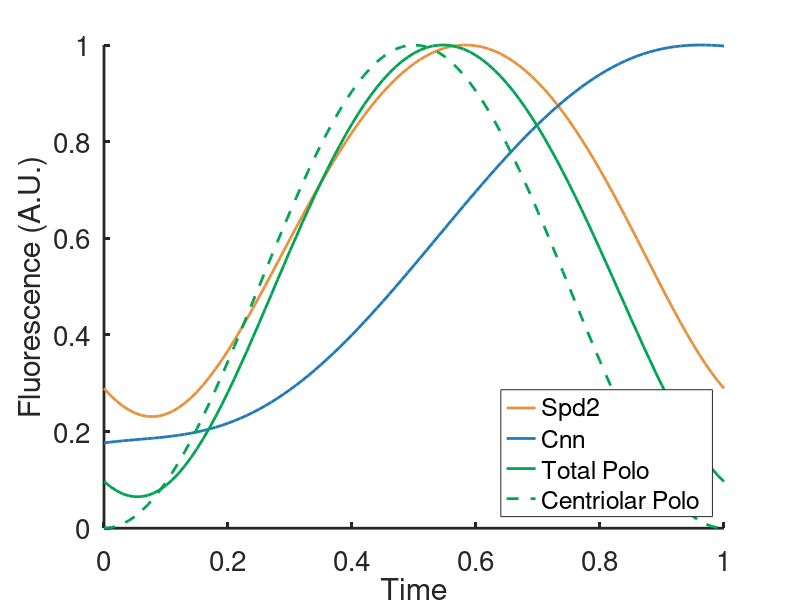
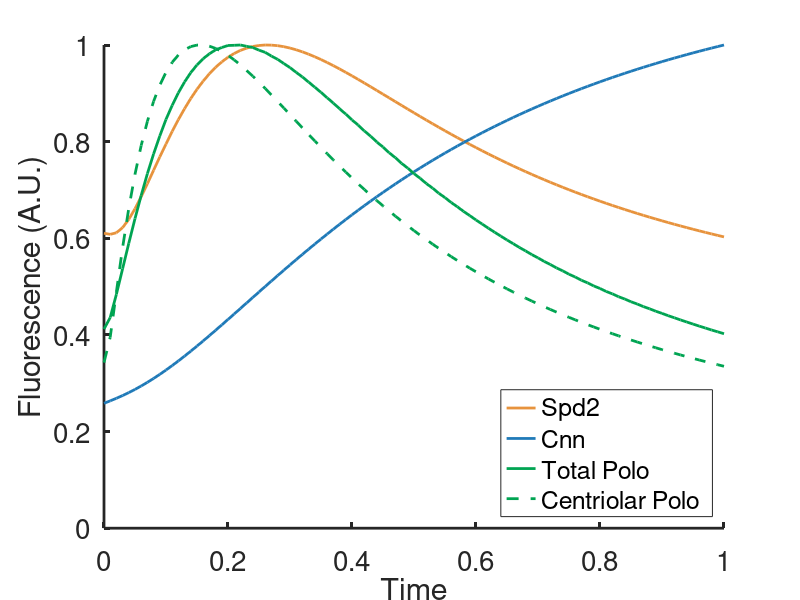
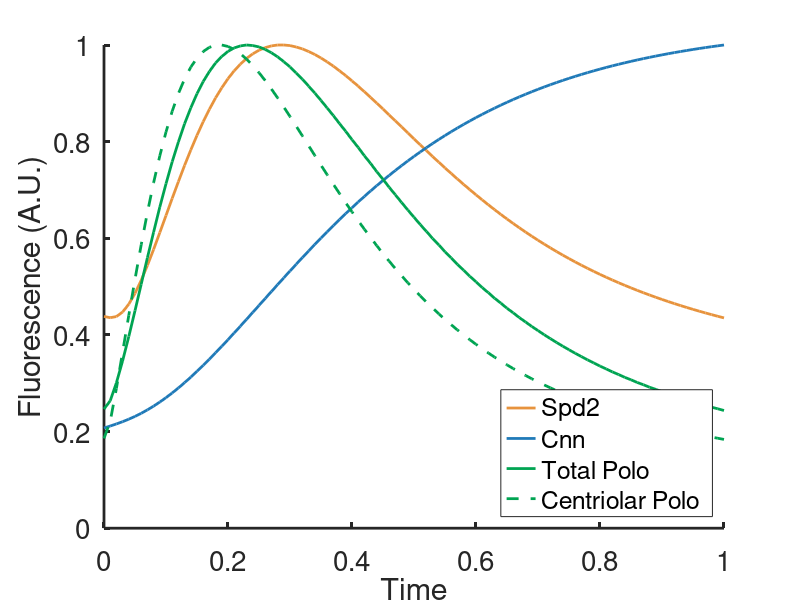
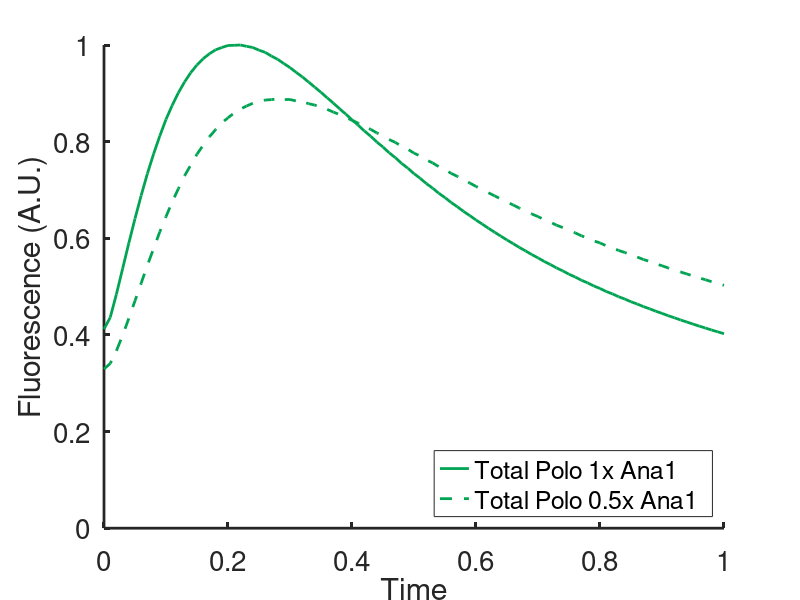

MATLAB code to generate these figures, in order:
function [] = singleCycleODE()
konR       = 10;
koffR      = 20;
konP       = 100;
koffP      = 50;
kcatP      = 20;
kdisP      = 10;
konS       = 20;
koffS      = 200;
kcatS      = 100;
kdisSbar   = 1;
konC       = 100;
koffC      = 100;
kcatC      = 50;
kdisS      = 20;
kdisC      = 0.05;
deltaP     = 10;
deltaS     = 0.001;
deltaC     = 0.001;
deltaR     = 5;
Cinit      = 1;

tspan = 0:0.01:1;

poloFun = @(t) 0.5*(1 - cos(2*pi*t))';

V0Model1 = [0 0 0 0];

[~,Vout] = ode23(@(t,V) model1(t,V,1,1,konS,deltaS,konC,deltaC),tspan,V0Model1);

V0Model1 = [Vout(end,1), Vout(end,2), Vout(end,3), Cinit];

[~,Vout] = ode23(@(t,V) model1(t,V,1,1,konS,deltaS,konC,deltaC),tspan,V0Model1);

spdScaffold  = Vout(:,1) + Vout(:,2) + Vout(:,3);
cnnScaffold  = Vout(:,3) + Vout(:,4);
poloScaffold = poloFun(tspan) + deltaP*Vout(:,3);
spdScaffold  = spdScaffold/max(spdScaffold);
cnnScaffold  = cnnScaffold/max(cnnScaffold);
poloScaffold = poloScaffold/max(poloScaffold);

V0Model2 = [0, 0, 0, 0, 1, 0, 0];

[~,VoutModel2] = ode23(@(t,V) model2(t,V,1,1,konS,deltaS,konC,deltaC,koffR),tspan,V0Model2);

V0Model2 = [VoutModel2(end,1), VoutModel2(end,2), VoutModel2(end,3), Cinit, 1 - VoutModel2(end,6) - VoutModel2(end,7), VoutModel2(end,6), VoutModel2(end,7)];

[~,VoutModel2] = ode23(@(t,V) model2(t,V,1,1,konS,deltaS,konC,deltaC,koffR),tspan,V0Model2);

spdScaffoldModel2  = VoutModel2(:,1) + VoutModel2(:,2) + VoutModel2(:,3);
cnnScaffoldModel2  = VoutModel2(:,3) + VoutModel2(:,4);
poloScaffoldModel2 = VoutModel2(:,7) + deltaR*VoutModel2(:,3);
poloActivityModel2 = VoutModel2(:,7);
spdScaffoldModel2  = spdScaffoldModel2/max(spdScaffoldModel2);
cnnScaffoldModel2  = cnnScaffoldModel2/max(cnnScaffoldModel2);
poloMax            = max(poloScaffoldModel2);
poloScaffoldModel2 = poloScaffoldModel2/max(poloScaffoldModel2);
poloActivityModel2 = poloActivityModel2/max(poloActivityModel2);

[~,VoutModel2HalfAna1] = ode23(@(t,V) model2(t,V,1,1,konS,deltaS,konC,deltaC,0.5*koffR),tspan,V0Model2);

poloScaffoldModel2HalfAna1 = VoutModel2HalfAna1(:,7) + 2*deltaR*VoutModel2HalfAna1(:,3);
poloScaffoldModel2HalfAna1 = 0.5*poloScaffoldModel2HalfAna1/poloMax;

[~,VoutModel2HalfSpd2] = ode23(@(t,V) model2(t,V,1,1,0.5*konS,2*deltaS,konC,deltaC,koffR),tspan,V0Model2);

poloScaffoldModel2HalfSpd2 = VoutModel2HalfSpd2(:,7) + deltaR*VoutModel2HalfSpd2(:,3);
poloScaffoldModel2HalfSpd2 = poloScaffoldModel2HalfSpd2/poloMax;

V0Model3 = [0, 0, 0, 0, 1, 0, 0, 0];

[~,VoutModel3] = ode23(@(t,V) model3(t,V,1,1,konS,deltaS,konC,deltaC,koffR),tspan,V0Model3);

V0Model3 = [VoutModel3(end,1), VoutModel3(end,2), VoutModel3(end,3), Cinit, 1 - VoutModel3(end,6) - VoutModel3(end,7), VoutModel3(end,6), VoutModel3(end,7), VoutModel3(end,8)];

[~,VoutModel3] = ode23(@(t,V) model3(t,V,1,1,konS,deltaS,konC,deltaC,koffR),tspan,V0Model3);

spdScaffoldModel3  = VoutModel3(:,1) + VoutModel3(:,2) + VoutModel3(:,3);
cnnScaffoldModel3  = VoutModel3(:,3) + VoutModel3(:,4);
poloScaffoldModel3 = VoutModel3(:,8) + VoutModel3(:,7) + deltaR*VoutModel3(:,3);
poloActivityModel3 = VoutModel3(:,8) + VoutModel3(:,7);
spdScaffoldModel3  = spdScaffoldModel3/max(spdScaffoldModel3);
cnnScaffoldModel3  = cnnScaffoldModel3/max(cnnScaffoldModel3);
poloScaffoldModel3 = poloScaffoldModel3/max(poloScaffoldModel3);
poloActivityModel3 = poloActivityModel3/max(poloActivityModel3);
      
% Model 1
figure(1)
clf
hold on
plot(tspan,spdScaffold,'color',[231/255 147/255 61/255],'linewidth',2)
plot(tspan,cnnScaffold/max(cnnScaffold),'color',[32/255 122/255 184/255],'linewidth',2)
plot(tspan,poloScaffold,'color',[0 164/255 82/255],'linewidth',2)
plot(tspan,poloFun(tspan)/max(poloFun(tspan)),'linestyle','--','color',[0 164/255 82/255],'linewidth',2)
legend('Spd2','Cnn','Total Polo','Centriolar Polo','location','southeast')

ylim([0 1])
xlim([0 1])
xlabel('Time')
ylabel('Fluorescence (A.U.)')
set(gca,'linewidth',2,'Fontsize',20)

% Model 2
figure(2)
clf
hold on
plot(tspan,spdScaffoldModel2,'color',[231/255 147/255 61/255],'linewidth',2)
plot(tspan,cnnScaffoldModel2/max(cnnScaffoldModel2),'color',[32/255 122/255 184/255],'linewidth',2)
plot(tspan,poloScaffoldModel2,'color',[0 164/255 82/255],'linewidth',2)
plot(tspan,poloActivityModel2,'color',[0 164/255 82/255],'linestyle','--','linewidth',2)
legend('Spd2','Cnn','Total Polo','Centriolar Polo','location','southeast')

ylim([0 1])
xlim([0 1])
xlabel('Time')
ylabel('Fluorescence (A.U.)')
set(gca,'linewidth',2,'Fontsize',20)

% Model 3
figure(3)
clf
hold on
plot(tspan,spdScaffoldModel3,'color',[231/255 147/255 61/255],'linewidth',2)
plot(tspan,cnnScaffoldModel3/max(cnnScaffoldModel3),'color',[32/255 122/255 184/255],'linewidth',2)
plot(tspan,poloScaffoldModel3,'color',[0 164/255 82/255],'linewidth',2)
plot(tspan,poloActivityModel3,'color',[0 164/255 82/255],'linestyle','--','linewidth',2)
legend('Spd2','Cnn','Total Polo','Centriolar Polo','location','southeast')

ylim([0 1])
xlim([0 1])
xlabel('Time')
ylabel('Fluorescence (A.U.)')
set(gca,'linewidth',2,'Fontsize',20)

% Half dose Ana1
figure(4)
clf
hold on
plot(tspan,poloScaffoldModel2,'color',[0 164/255 82/255],'linestyle','-','linewidth',2)
plot(tspan,poloScaffoldModel2HalfAna1,'color',[0 164/255 82/255],'linestyle','--','linewidth',2)
legend('Total Polo 1x Ana1','Total Polo 0.5x Ana1','location','southeast')

ylim([0 1])
xlim([0 1])
xlabel('Time')
ylabel('Fluorescence (A.U.)')
set(gca,'linewidth',2,'Fontsize',20)

% Half dose Spd2
figure(5)
clf
hold on
plot(tspan,poloScaffoldModel2,'color',[0 164/255 82/255],'linestyle','-','linewidth',2)
plot(tspan,poloScaffoldModel2HalfSpd2,'color',[0 164/255 82/255],'linestyle','--','linewidth',2)
legend('Total Polo 1x Spd2','Total Polo 0.5x Spd2','location','southeast')

ylim([0 1])
xlim([0 1])
xlabel('Time')
ylabel('Fluorescence (A.U.)')
set(gca,'linewidth',2,'Fontsize',20)

    
    function dV = model1(t,Vin,Scyt_fun,Ccyt_fun,konS,deltaS,konC,deltaC)
        rS       = Vin(1);
        sstar    = Vin(2);
        sbar     = Vin(3);
        cstar    = Vin(4);
        
        r = 1 - rS;
        S = Scyt_fun - deltaS*(sstar + sbar + rS);
        C = Ccyt_fun - deltaC*(cstar + sbar);
        dV = [konS*r*S - (koffS + kcatS*poloFun(t))*rS;
              kcatS*poloFun(t)*rS - (konC*C +kdisS)*sstar + (koffC + kcatC)*sbar;
              konC*C*sstar - (koffC + kcatC)*sbar - kdisSbar*sbar;
              kcatC*sbar - kdisC*cstar^2];
    end

    function dV = model2(t,Vin,Scyt_fun,Ccyt_fun,konS,deltaS,konC,deltaC,koffR)
        rS       = Vin(1);
        sstar    = Vin(2);
        sbar     = Vin(3);
        cstar    = Vin(4);
        rPoff    = Vin(5);
        rP       = Vin(6);
        rPbar    = Vin(7);

        r = 1 - rS;
        S = Scyt_fun - deltaS*(sstar + sbar + rS);
        C = Ccyt_fun - deltaC*(cstar + sbar);
        dV = [konS*r*S - (koffS + kcatS*rPbar)*rS;
              kcatS*rPbar*rS - (konC*C +kdisS)*sstar + (koffC + kcatC)*sbar;
              konC*C*sstar - (koffC + kcatC)*sbar - kdisSbar*sbar;
              kcatC*sbar - kdisC*cstar^2;
              -konR*rPoff;
              konR*rPoff - konP*rP + koffP*rPbar - koffR*rPbar*rP;
              konP*rP - koffP*rPbar];
    end

    function dV = model3(t,Vin,Scyt_fun,Ccyt_fun,konS,deltaS,konC,deltaC,koffR)
        rS       = Vin(1);
        sstar    = Vin(2);
        sbar     = Vin(3);
        cstar    = Vin(4);
        rPoff    = Vin(5);
        rP       = Vin(6);
        rPbar    = Vin(7);
        Pstar    = Vin(8);
        Pact     = Pstar + rPbar;

        r = 1 - rS;
        S = Scyt_fun - deltaS*(sstar + sbar + rS);
        C = Ccyt_fun - deltaC*(cstar + sbar);
        dV = [konS*r*S - (koffS + kcatS*Pact)*rS;
              kcatS*Pact*rS - (konC*C +kdisS)*sstar + (koffC + kcatC)*sbar;
              konC*C*sstar - (koffC + kcatC)*sbar - kdisSbar*sbar;
              kcatC*sbar - kdisC*cstar^2;
              -konR*rPoff;
              konR*rPoff - konP*rP + (koffP + kcatP)*rPbar - koffR*Pact*rP;
              konP*rP - (koffP + kcatP)*rPbar;
              kcatP*rPbar - kdisP*Pstar];
    end

end